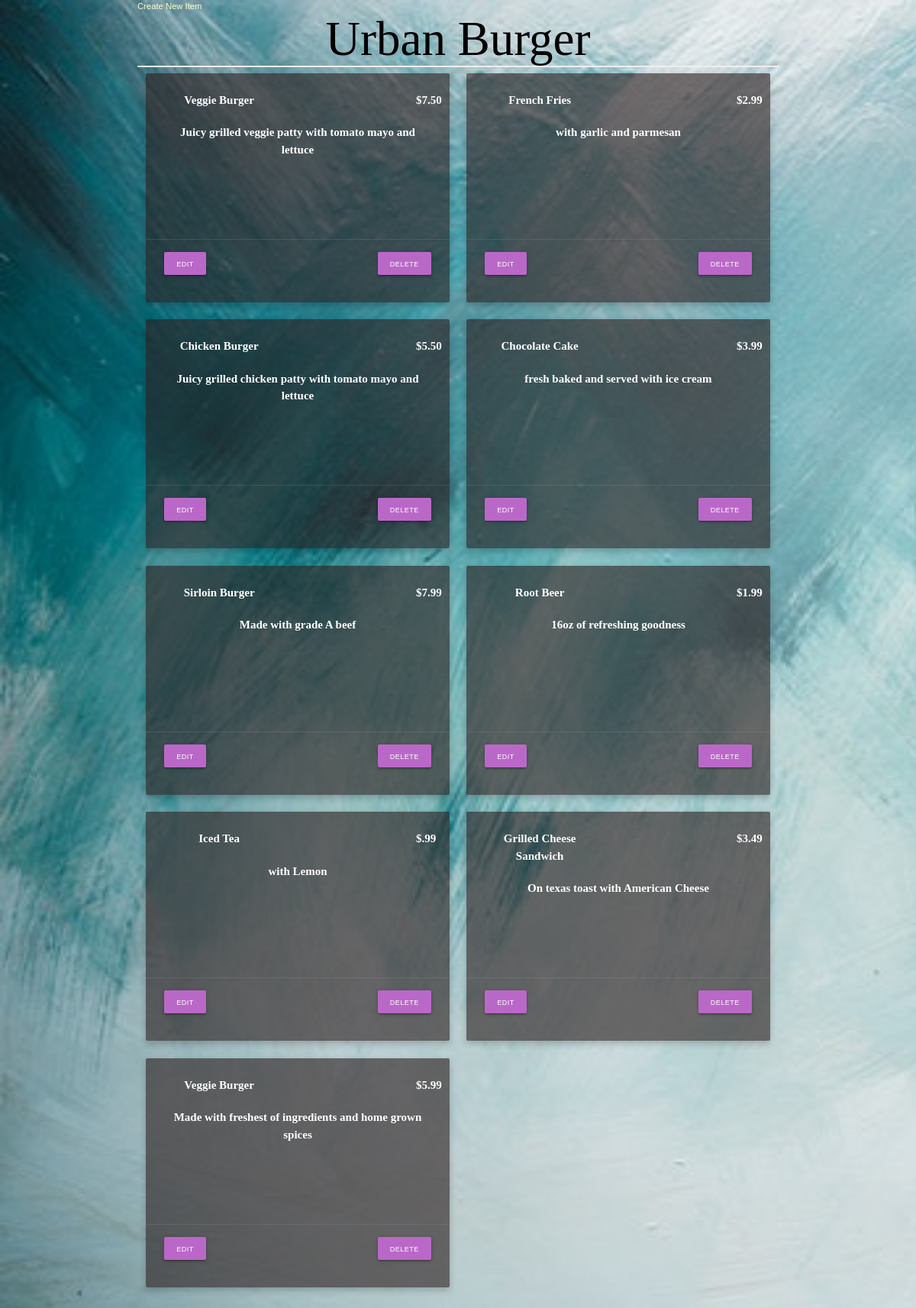
The app's page /restaurants/10/menu with its own data.
### database_setup.py (models this page shows, shortened)
class Restaurant(Base):
    __tablename__ = 'restaurant'
    id = Column(Integer, primary_key=True)
    name = Column(String(250), nullable=False)

class MenuItem(Base):
    __tablename__ = 'menu_item'
    name = Column(String(80), nullable=False)
    id = Column(Integer, primary_key=True)
    desription = Column(String(250))
    price = Column(String(8))
    course = Column(String(250))
    restaurant_id = Column(Integer, ForeignKey('restaurant.id'))
    restaurant = relationship(Restaurant)

### final_project.py (the view)
@app.route('/restaurants/<int:restaurant_id>/menu')
def restaurantMenu(restaurant_id):
    restaurant = session.query(Restaurant).filter_by(id=restaurant_id).one()
    items = session.query(MenuItem).filter_by(restaurant_id=restaurant_id)
    return render_template(
        'menu.html', restaurant=restaurant, items=items, restaurant_id=restaurant_id)

### templates/menu.html (shortened to what this page needs)
<html>
	<head>
		<link rel="stylesheet" href="https://cdnjs.cloudflare.com/ajax/libs/materialize/1.0.0/css/materialize.min.css">
		<link rel=stylesheet type=text/css href="{{ url_for('static', filename='style.css') }}">
	</head>
	<body>
		<div class="container">
			<a href='{{url_for('newMenuItem', restaurant_id=restaurant_id) }}'>Create New Item</a>
			<div class="row">
				<h1 style="text-align:center;">{{ restaurant.name }}</h1>
				{% for i in items %}
				<div class="col s6">
					<div class="card horizontal" width="100%" style="height:300px;">
						<div class="card-stacked">
							<div class="card-content">
								<div class="row">
									<div class="col s10">
										<span class='name'>
											<p>{{i.name}}</p>
										</span>
									</div>
									<div class="col s2">
										<span class='price'>
											<p>{{i.price}} </p>
										</span>
									</div>
								</div>
								<div class="row">
									<div class="col s12 ">
										<p style="text-align:center;">{{i.desription}}</p>
									</div>
								</div>
							</div>
							<div class="card-action" style="border-top: black, 1px;">
								<a class=" left waves-effect waves-light btn-small" href='{{url_for('editMenuItem',restaurant_id = restaurant.id, menu_id=i.id)}}'>Edit</a>
								<a class="right waves-effect waves-light btn-small" href='{{url_for('deleteMenuItem', restaurant_id = restaurant.id, menu_id=i.id)}}'>
									Delete</a>
							</div>
						</div>
					</div>
				</div>
				{% endfor %}
			</div>
		</div>
	</body>
</html>

### static/style.css (style rules this page uses)
body { font-family: sans-serif; background-image: url("/static/image/landingbg.jpeg"); background-repeat: no-repeat; background-size: cover; }
h1, h2, h3, h4 { color: white; }
h1, h2 { font-family: 'Georgia', serif; margin: 0; }
h1 { border-bottom: 2px solid #eee; }
p { color: #CCCCCC; }
a { text-decoration: none; color: #FFFFCC; font-size: .75em; }
.name { width: 50%; display: inline-block; float: left; }
.price { text-align: right; width: 50%; float: right; }
.card { box-shadow: 0 4px 8px 0 rgba(0, 0, 0, 0.2); transition: 0.3s; }
.card.horizontal { background-color: #2b1d1d99; }
.card .card-content p { margin: 0; color: white; text-align: center; font-style: inherit; font-weight: 900; font-family: cursive; }
a.waves-effect.waves-light.btn-small { background-color: #ba68c8; margin-bottom: 20; font-size: xx-small; height: 30px; text-align: center; }
h1 { color: black; }

### records on screen
Restaurant: name "Urban Burger"
MenuItem: name "Veggie Burger", price "$7.50", desription "Juicy grilled veggie patty with tomato mayo and lettuce"
MenuItem: name "French Fries", price "$2.99", desription "with garlic and parmesan"
MenuItem: name "Chicken Burger", price "$5.50", desription "Juicy grilled chicken patty with tomato mayo and lettuce"
MenuItem: name "Chocolate Cake", price "$3.99", desription "fresh baked and served with ice cream"
MenuItem: name "Sirloin Burger", price "$7.99", desription "Made with grade A beef"
MenuItem: name "Root Beer", price "$1.99", desription "16oz of refreshing goodness"
MenuItem: name "Iced Tea", price "$.99", desription "with Lemon"
MenuItem: name "Grilled Cheese Sandwich", price "$3.49", desription "On texas toast with American Cheese"
MenuItem: name "Veggie Burger", price "$5.99", desription "Made with freshest of ingredients and home grown spices"
